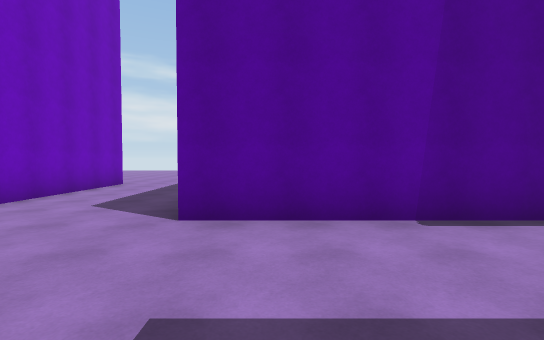
view 1 (above)

23 first-person views from a walk through a scene from a Unity 3-D project. The camera is 1.5 m above the floor, tilts 2° down and sees 85° across. The floor is counted in squares, 2 m on a side. Each view is taken from the middle of a square. On the plan, view 1 faces up. The plan holds only what a view shows up to about 10 squares ahead; the rest is blank. The place goes on beyond the plan. The player character is not drawn. Some surface patterns are stand-ins.

view 2
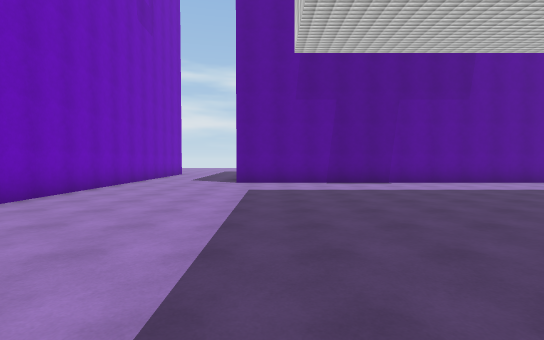

view 3
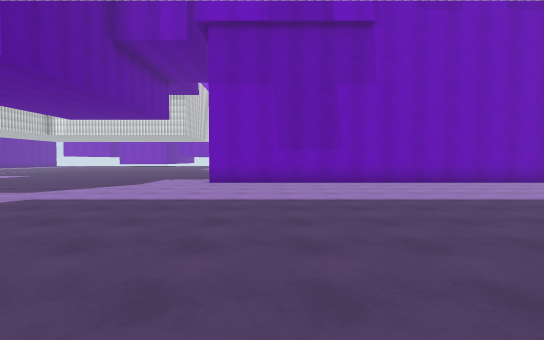

view 4
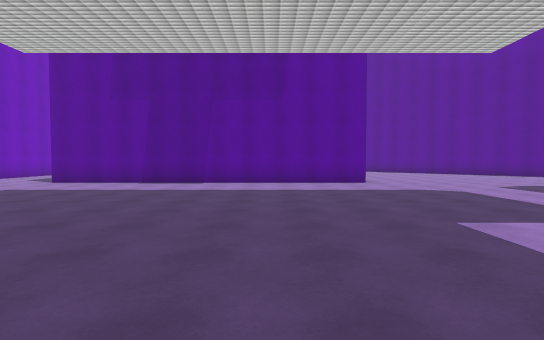

view 5
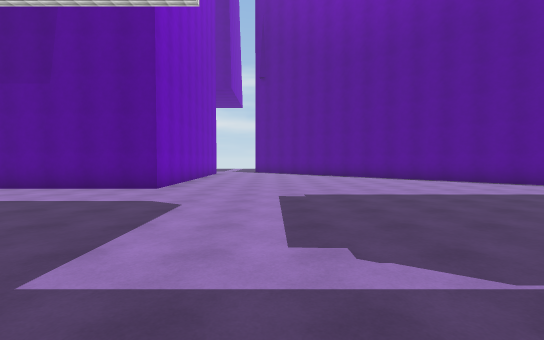

view 6
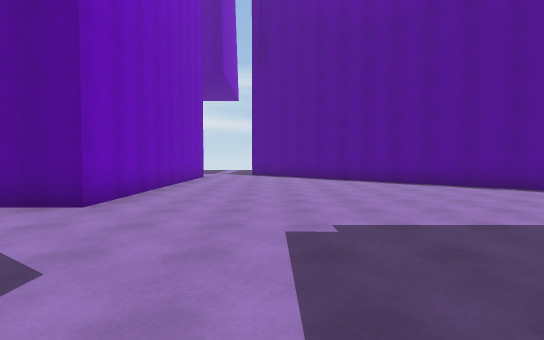

view 7
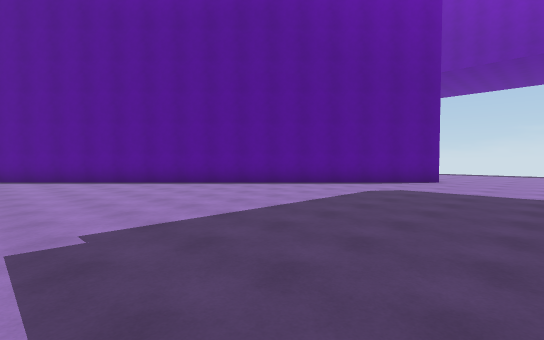

view 8
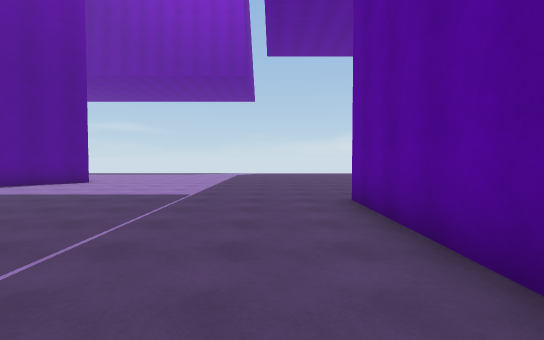

view 9
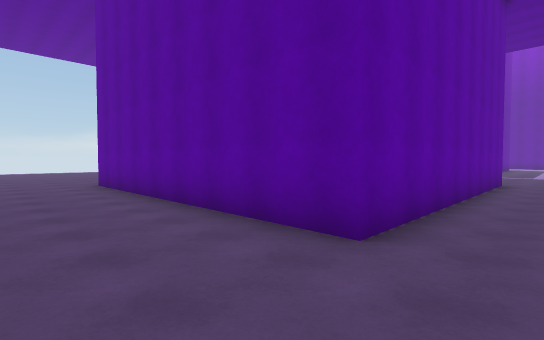

view 10
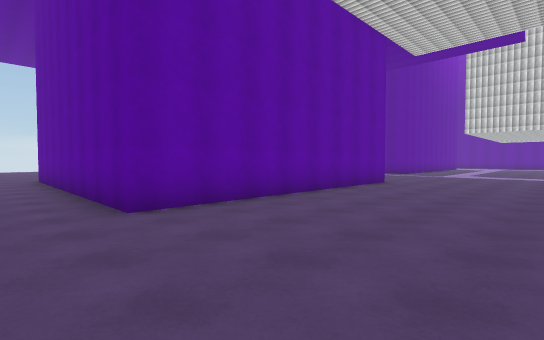

view 11
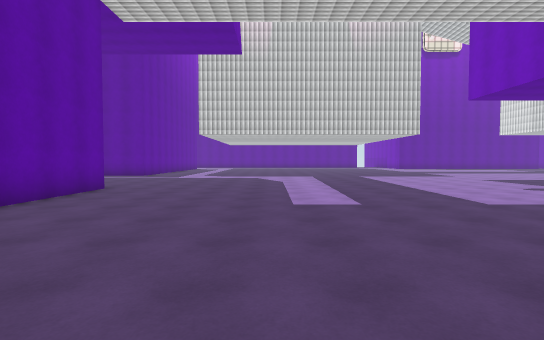

view 12
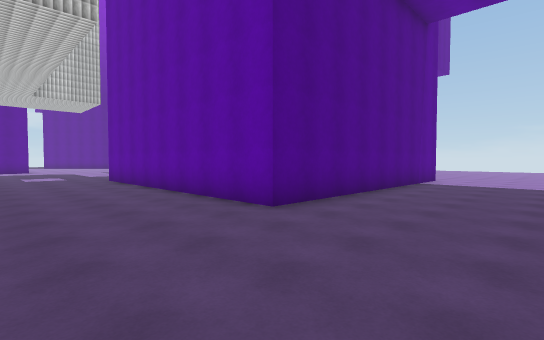

view 13
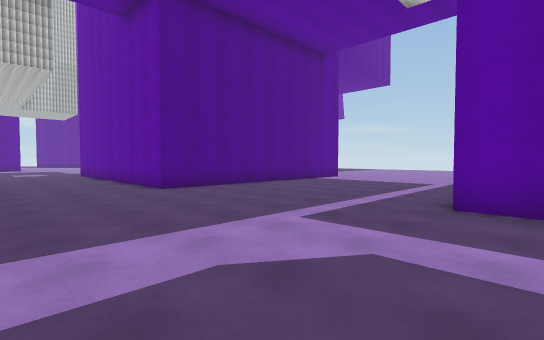

view 14
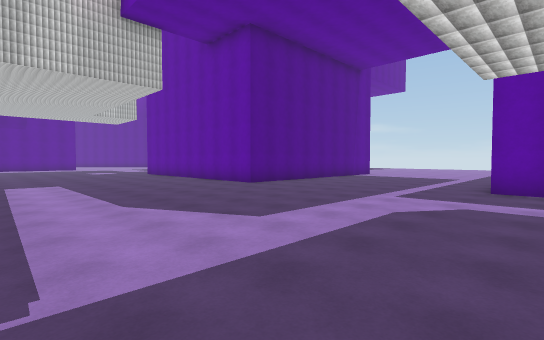

view 15
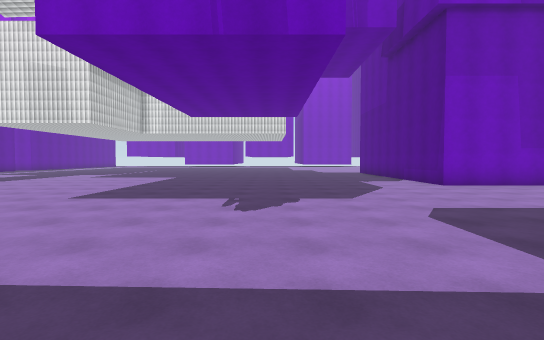

view 16
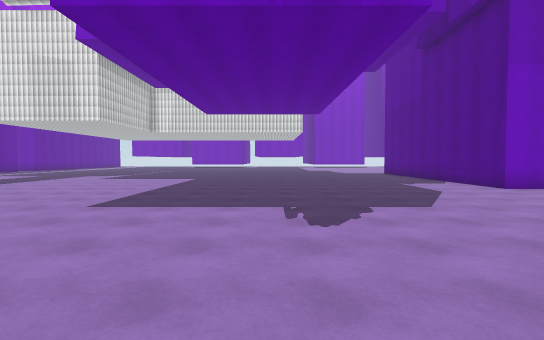

view 17
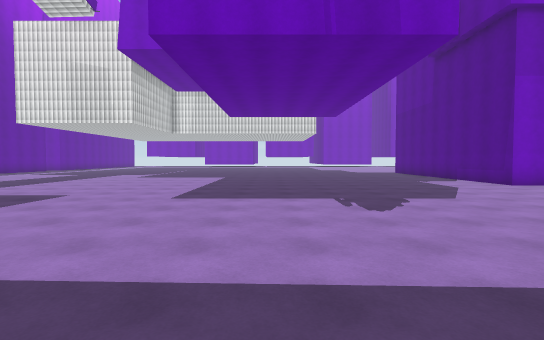

view 18
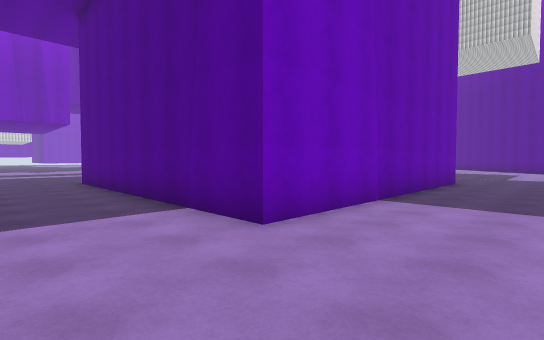

view 19
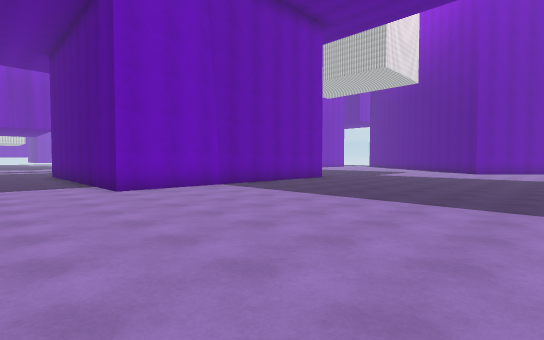

view 20
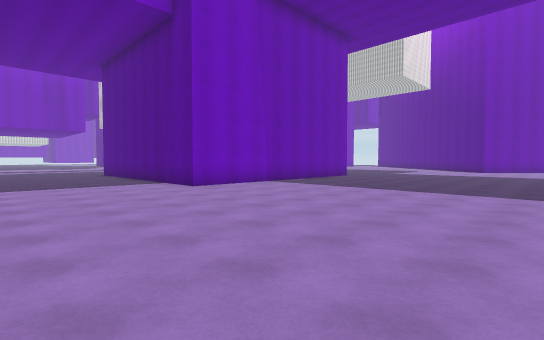

view 21
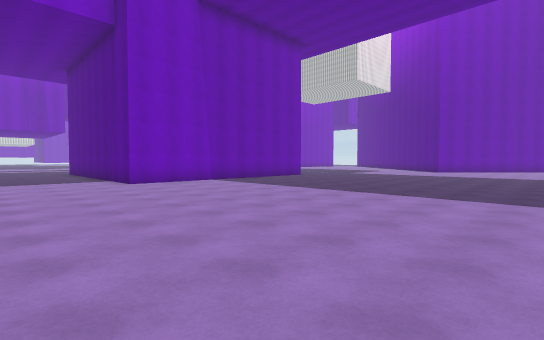

view 22
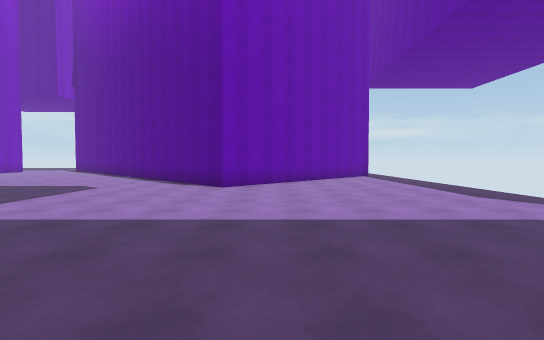

view 23
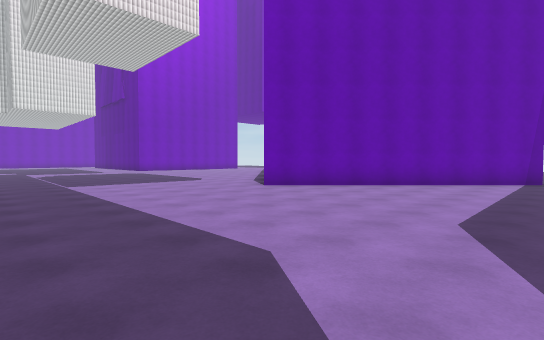

### Floor plan
Points are (right, up) in squares from view 1. A wall is a line through its corners. A room is listed if a view was taken in it or the views show most of it. See-through windows are left out.
Room 1 (views 1, 2, 3, 4, 5, 6, 7, 8, 9, 10, 11, 12, 13, 14, 15, 16, 17, 18, 19, 20, 21, 22, 23)
walls: (10.3, -5.5) (18.5, -5.5) (18.5, -13.7) (10.3, -13.7) (10.3, -5.5); (12, -20.9) (12, -19.7); (9, 9.1) (9, 3.6) (-1.2, 3.6); (-4.6, 9.1) (-4.6, -8) (-7, -8); (28.6, 7.9) (22.7, 2) (12.5, 12.1)
ways out: opening at (-3, 10)

Positions as (right, up) in squares from view 1, and headings:
1: (0, 0), facing up
2: (0, -6), facing up
3: (5, -6), facing left
4: (6, -6), facing up
5: (12, -4), facing up
6: (12, -1), facing up
7: (12, -1), facing up-right
8: (13, -4), facing right
9: (9, -3), facing down-right
10: (6, -4), facing down-right
11: (6, -6), facing down
12: (7, -17), facing up-right
13: (7, -21), facing up-right
14: (4, -21), facing up-right
15: (4, -13), facing left
16: (3, -14), facing left
17: (4, -15), facing left
18: (21, -16), facing up-left
19: (26, -16), facing up-left
20: (26, -18), facing up-left
21: (28, -17), facing up-left
22: (24, -6), facing up
23: (29, -4), facing up-left
